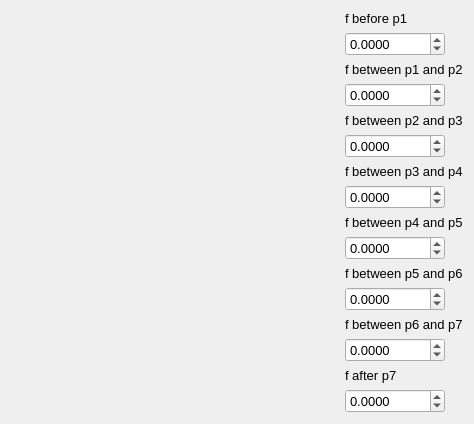
           <widget class="QWidget" name="scrollAreaWidgetContents_2">
            <property name="geometry">
             <rect>
              <x>0</x>
              <y>0</y>
              <width>474</width>
              <height>420</height>
             </rect>
            </property>
            <layout class="QHBoxLayout" name="horizontalLayout_2">
             <item>
              <layout class="QGridLayout" name="gridLayout_3">
               <item row="0" column="0">
                <widget class="PlotWidget" name="graphWidget" native="true">
                 <property name="sizePolicy">
                  <sizepolicy hsizetype="Ignored" vsizetype="Ignored">
                   <horstretch>0</horstretch>
                   <verstretch>0</verstretch>
                  </sizepolicy>
                 </property>
                 <property name="minimumSize">
                  <size>
                   <width>0</width>
                   <height>0</height>
                  </size>
                 </property>
                </widget>
               </item>
              </layout>
             </item>
             <item>
              <layout class="QGridLayout" name="gridLayout_6">
               <property name="sizeConstraint">
                <enum>QLayout::SetDefaultConstraint</enum>
               </property>
               <item row="2" column="0">
                <widget class="QLabel" name="lb_p2_v">
                 <property name="font">
                  <font>
                   <pointsize>10</pointsize>
                  </font>
                 </property>
                 <property name="text">
                  <string>f between p1 and p2</string>
                 </property>
                </widget>
               </item>
               <item row="3" column="0">
                <widget class="QDoubleSpinBox" name="dsb_p2">
                 <property name="maximumSize">
                  <size>
                   <width>100</width>
                   <height>16777215</height>
                  </size>
                 </property>
                 <property name="font">
                  <font>
                   <pointsize>10</pointsize>
                  </font>
                 </property>
                 <property name="decimals">
                  <number>4</number>
                 </property>
                 <property name="minimum">
                  <double>-99.000000000000000</double>
                 </property>
                 <property name="singleStep">
                  <double>0.000500000000000</double>
                 </property>
                </widget>
               </item>
               <item row="11" column="0">
                <widget class="QDoubleSpinBox" name="dsb_p6">
                 <property name="maximumSize">
                  <size>
                   <width>100</width>
                   <height>16777215</height>
                  </size>
                 </property>
                 <property name="font">
                  <font>
                   <pointsize>10</pointsize>
                  </font>
                 </property>
                 <property name="decimals">
                  <number>4</number>
                 </property>
                 <property name="minimum">
                  <double>-99.000000000000000</double>
                 </property>
                 <property name="singleStep">
                  <double>0.000500000000000</double>
                 </property>
                </widget>
               </item>
               <item row="8" column="0">
                <widget class="QLabel" name="lb_p5_v">
                 <property name="font">
                  <font>
                   <pointsize>10</pointsize>
                  </font>
                 </property>
                 <property name="text">
                  <string>f between p4 and p5</string>
                 </property>
                </widget>
               </item>
               <item row="5" column="0">
                <widget class="QDoubleSpinBox" name="dsb_p3">
                 <property name="maximumSize">
                  <size>
                   <width>100</width>
                   <height>16777215</height>
                  </size>
                 </property>
                 <property name="font">
                  <font>
                   <pointsize>10</pointsize>
                  </font>
                 </property>
                 <property name="decimals">
                  <number>4</number>
                 </property>
                 <property name="minimum">
                  <double>-99.000000000000000</double>
                 </property>
                 <property name="singleStep">
                  <double>0.000500000000000</double>
                 </property>
                </widget>
               </item>
               <item row="6" column="0">
                <widget class="QLabel" name="lb_p4_v">
                 <property name="font">
                  <font>
                   <pointsize>10</pointsize>
                  </font>
                 </property>
                 <property name="text">
                  <string>f between p3 and p4</string>
                 </property>
                </widget>
               </item>
               <item row="9" column="0">
                <widget class="QDoubleSpinBox" name="dsb_p5">
                 <property name="maximumSize">
                  <size>
                   <width>100</width>
                   <height>16777215</height>
                  </size>
                 </property>
                 <property name="font">
                  <font>
                   <pointsize>10</pointsize>
                  </font>
                 </property>
                 <property name="decimals">
                  <number>4</number>
                 </property>
                 <property name="minimum">
                  <double>-99.000000000000000</double>
                 </property>
                 <property name="singleStep">
                  <double>0.000500000000000</double>
                 </property>
                </widget>
               </item>
               <item row="7" column="0">
                <widget class="QDoubleSpinBox" name="dsb_p4">
                 <property name="maximumSize">
                  <size>
                   <width>100</width>
                   <height>16777215</height>
                  </size>
                 </property>
                 <property name="font">
                  <font>
                   <pointsize>10</pointsize>
                  </font>
                 </property>
                 <property name="decimals">
                  <number>4</number>
                 </property>
                 <property name="minimum">
                  <double>-99.000000000000000</double>
                 </property>
                 <property name="singleStep">
                  <double>0.000500000000000</double>
                 </property>
                </widget>
               </item>
               <item row="1" column="0">
                <widget class="QDoubleSpinBox" name="dsb_p1">
                 <property name="maximumSize">
                  <size>
                   <width>100</width>
                   <height>16777215</height>
                  </size>
                 </property>
                 <property name="font">
                  <font>
                   <pointsize>10</pointsize>
                  </font>
                 </property>
                 <property name="decimals">
                  <number>4</number>
                 </property>
                 <property name="minimum">
                  <double>-99.000000000000000</double>
                 </property>
                 <property name="singleStep">
                  <double>0.000500000000000</double>
                 </property>
                </widget>
               </item>
               <item row="10" column="0">
                <widget class="QLabel" name="lb_p6_v">
                 <property name="font">
                  <font>
                   <pointsize>10</pointsize>
                  </font>
                 </property>
                 <property name="text">
                  <string>f between p5 and p6</string>
                 </property>
                </widget>
               </item>
               <item row="0" column="0">
                <widget class="QLabel" name="lb_p1_v">
                 <property name="font">
                  <font>
                   <pointsize>10</pointsize>
                  </font>
                 </property>
                 <property name="text">
                  <string>f before p1</string>
                 </property>
                </widget>
               </item>
               <item row="12" column="0">
                <widget class="QLabel" name="lb_p7_v">
                 <property name="font">
                  <font>
                   <pointsize>10</pointsize>
                  </font>
                 </property>
                 <property name="text">
                  <string>f between p6 and p7</string>
                 </property>
                </widget>
               </item>
               <item row="16" column="0">
                <spacer name="verticalSpacer_3">
                 <property name="orientation">
                  <enum>Qt::Vertical</enum>
                 </property>
                 <property name="sizeHint" stdset="0">
                  <size>
                   <width>20</width>
                   <height>40</height>
                  </size>
                 </property>
                </spacer>
               </item>
               <item row="4" column="0">
                <widget class="QLabel" name="lb_p3_v">
                 <property name="font">
                  <font>
                   <pointsize>10</pointsize>
                  </font>
                 </property>
                 <property name="text">
                  <string>f between p2 and p3</string>
                 </property>
                </widget>
               </item>
               <item row="13" column="0">
                <widget class="QDoubleSpinBox" name="dsb_p7">
                 <property name="maximumSize">
                  <size>
                   <width>100</width>
                   <height>16777215</height>
                  </size>
                 </property>
                 <property name="font">
                  <font>
                   <pointsize>10</pointsize>
                  </font>
                 </property>
                 <property name="decimals">
                  <number>4</number>
                 </property>
                 <property name="minimum">
                  <double>-99.000000000000000</double>
                 </property>
                 <property name="singleStep">
                  <double>0.000500000000000</double>
                 </property>
                </widget>
               </item>
               <item row="14" column="0">
                <widget class="QLabel" name="lb_p8_v">
                 <property name="font">
                  <font>
                   <pointsize>10</pointsize>
                  </font>
                 </property>
                 <property name="text">
                  <string>f after p7</string>
                 </property>
                </widget>
               </item>
               <item row="15" column="0">
                <widget class="QDoubleSpinBox" name="dsb_p8">
                 <property name="maximumSize">
                  <size>
                   <width>100</width>
                   <height>16777215</height>
                  </size>
                 </property>
                 <property name="font">
                  <font>
                   <pointsize>10</pointsize>
                  </font>
                 </property>
                 <property name="decimals">
                  <number>4</number>
                 </property>
                 <property name="minimum">
                  <double>-99.000000000000000</double>
                 </property>
                 <property name="singleStep">
                  <double>0.000500000000000</double>
                 </property>
                </widget>
               </item>
              </layout>
             </item>
            </layout>
           </widget>
